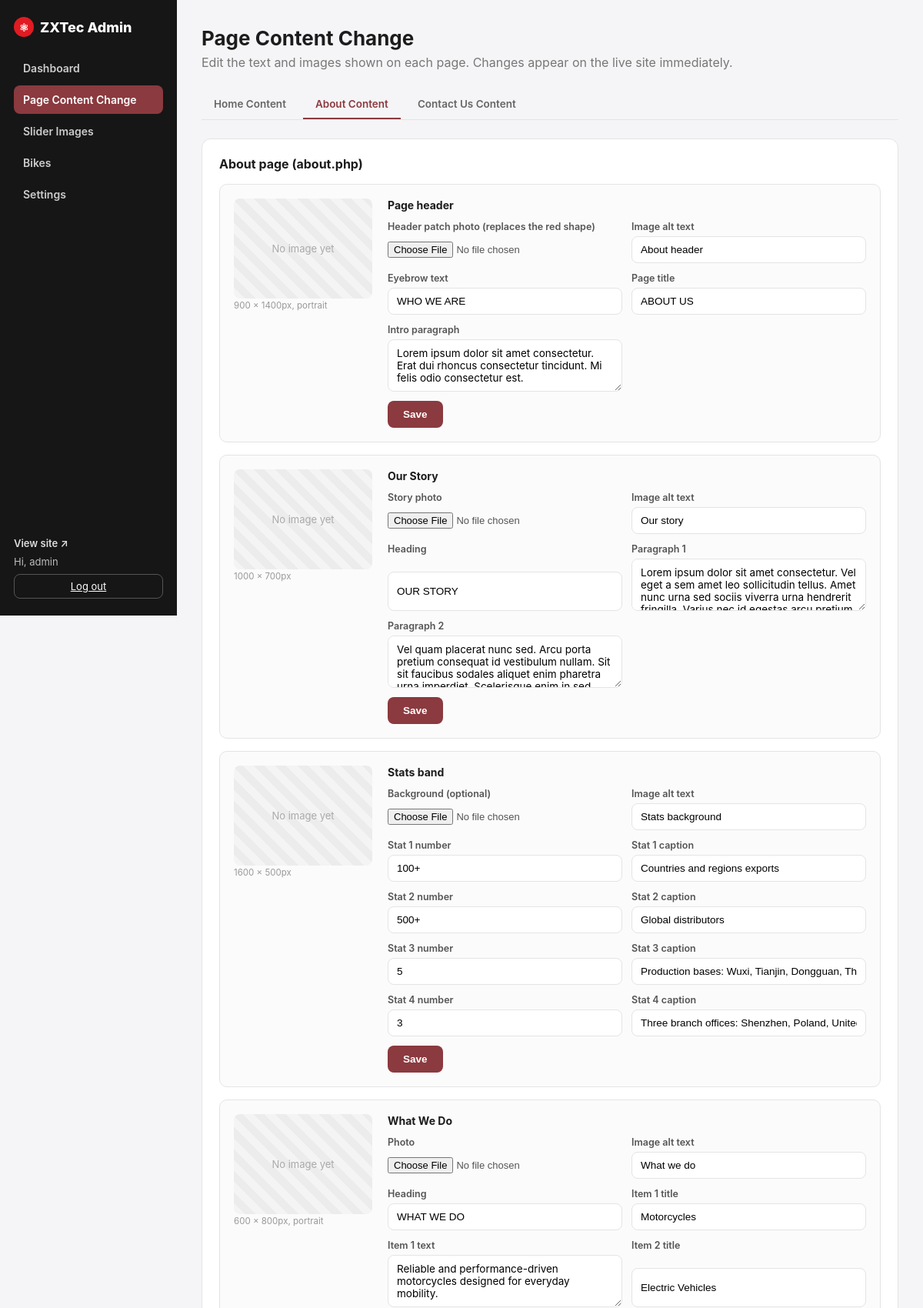
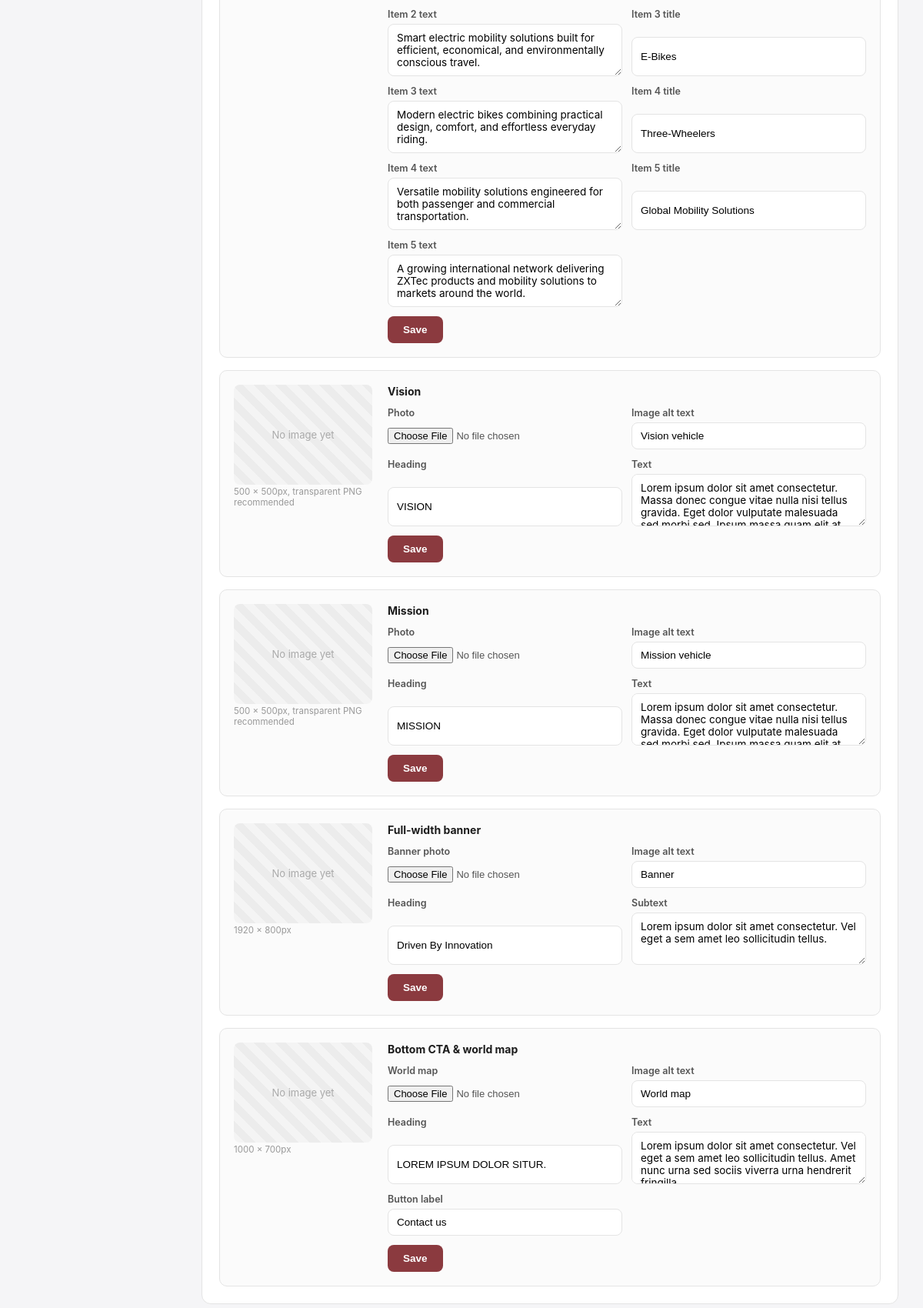
/admin/content.php?page=about (signed in), run on the app's committed database (2 pictures, top to bottom).
### tables this page shows
CREATE TABLE IF NOT EXISTS images (
    id INT AUTO_INCREMENT PRIMARY KEY,
    slot VARCHAR(64) NOT NULL UNIQUE,    
    label VARCHAR(128) NOT NULL,         
    filename VARCHAR(255) DEFAULT NULL,  
    alt_text VARCHAR(255) DEFAULT '',
    updated_at TIMESTAMP DEFAULT CURRENT_TIMESTAMP ON UPDATE CURRENT_TIMESTAMP
);

### includes/db.php (called while the page is built, shortened)
<?php
function db(): PDO
{
    static $pdo = null;
    if ($pdo === null) {
        if (DB_SOCKET !== '') {
            $dsn = 'mysql:unix_socket=' . DB_SOCKET . ';dbname=' . DB_NAME . ';charset=utf8mb4';
        } else {
            $dsn = 'mysql:host=' . DB_HOST . ';port=' . DB_PORT . ';dbname=' . DB_NAME . ';charset=utf8mb4';
        }
        $pdo = new PDO($dsn, DB_USER, DB_PASS, [
            PDO::ATTR_ERRMODE            => PDO::ERRMODE_EXCEPTION,
            PDO::ATTR_DEFAULT_FETCH_MODE => PDO::FETCH_ASSOC,
            PDO::ATTR_EMULATE_PREPARES   => false,
        ]);
    }
    return $pdo;
}
function all_images(): array
{
    $rows = db()->query('SELECT * FROM images ORDER BY id')->fetchAll();
    $out = [];
    foreach ($rows as $r) {
        $out[$r['slot']] = $r;
    }
    return $out;
}
function e(?string $s): string
{
    return htmlspecialchars((string) $s, ENT_QUOTES, 'UTF-8');
}
function all_content(): array
{
    $rows = db()->query('SELECT * FROM content')->fetchAll();
    $out = [];
    foreach ($rows as $r) {
        $out[$r['content_key']] = $r['content_value'];
    }
    return $out;
}

### admin/auth.php (called while the page is built, shortened)
<?php
require_once __DIR__ . '/../includes/db.php';
function current_admin(): ?array
{
    return $_SESSION['admin'] ?? null;
}

### admin/content.php (the view, shortened to what this page needs)
<?php
require_once __DIR__ . '/layout.php';
$sections = content_field_sections();
$contentValues = all_content();
$images = all_images();
$pageTabs = [
    'home'    => 'Home Content',
    'about'   => 'About Content',
    'contact' => 'Contact Us Content',
];
$activePage = $_GET['page'] ?? 'home';
$visibleSections = array_filter($sections, static fn($s) => ($s['page'] ?? 'home') === $activePage);
$formAction = 'content.php?page=' . e($activePage);
admin_header('content', 'Page Content Change');
?>
<p class="admin-lead">Edit the text and images shown on each page. Changes appear on the live site immediately.</p>
<div class="tab-nav">
    <?php foreach ($pageTabs as $key => $label): ?>
        <a href="content.php?page=<?= e($key) ?>" class="<?= $key === $activePage ? 'is-active' : '' ?>"><?= e($label) ?></a>
    <?php endforeach; ?>
</div>
<?php foreach ($visibleSections as $section): ?>
    <div class="card">
        <h3><?= e($section['title']) ?></h3>
        <?php if (!empty($section['groups'])): ?>
            <div class="content-groups">
                <?php foreach ($section['groups'] as $group):
                    $img = null;
                    if (!empty($group['image'])) {
                        $img = $images[$group['image']['slot']] ?? null;
                    }
                ?>
                    <div class="content-group">
                        <?php if (!empty($group['image'])): ?>
                            <div class="content-group-media">
                                <div class="preview">
                                    <?php if ($img && $img['filename']): ?>
                                        <img src="<?= e(UPLOAD_URL . '/' . rawurlencode($img['filename'])) ?>" alt="<?= e($img['alt_text'] ?? '') ?>">
                                    <?php else: ?>
                                        <div class="preview-empty">No image yet</div>
                                    <?php endif; ?>
                                </div>
                                <?php if (!empty($group['image']['size'])): ?><p class="size-hint"><?= e($group['image']['size']) ?></p><?php endif; ?>
                            </div>
                        <?php endif; ?>
                        <form method="post" action="<?= $formAction ?>" enctype="multipart/form-data" class="content-group-body">
                            <h4><?= e($group['title']) ?></h4>
                            <?php if (!empty($group['image'])): $slot = $group['image']['slot']; ?>
                                <div class="content-group-fields">
                                    <label class="field"><?= e($group['image']['label']) ?>
                                        <input type="file" name="image" accept="image/*">
                                    </label>
                                    <label class="field">Image alt text
                                        <input type="text" name="alt_text" value="<?= e($img['alt_text'] ?? '') ?>">
                                    </label>
                                </div>
                            <?php endif; ?>
                            <div class="content-group-fields">
                                <?php foreach ($group['fields'] as $key => $meta): ?>
                                    <label class="field">
                                        <?= e($meta['label']) ?>
                                        <?php if ($meta['type'] === 'textarea'): ?>
                                            <textarea name="<?= e($key) ?>" rows="3"><?= e($contentValues[$key] ?? '') ?></textarea>
                                        <?php else: ?>
                                            <input type="text" name="<?= e($key) ?>" value="<?= e($contentValues[$key] ?? '') ?>">
                                        <?php endif; ?>
                                    </label>
                                <?php endforeach; ?>
                            </div>
                            <div class="image-actions">
                                <button type="submit" class="btn-primary">Save</button>
                            </div>
                        </form>
                    </div>
                <?php endforeach; ?>
            </div>
        <?php endif; ?>
    </div>
<?php endforeach; ?>
<?php
admin_footer();

### admin/layout.php (shortened to what this page needs)
<?php
require_once __DIR__ . '/auth.php';
function admin_header(string $active, string $title): void
{
    ?>
<!DOCTYPE html>
<html lang="en">
<head>
<link rel="stylesheet" href="admin.css">
</head>
<body>
<div class="admin-shell">
    <aside class="admin-side">
        <div class="admin-brand"><span class="brand-mark">&#9883;</span> ZXTec Admin</div>
        <nav class="admin-nav">
            <?php foreach (ADMIN_NAV as $key => $item): ?>
                <a href="<?= e($item['href']) ?>" class="<?= $key === $active ? 'is-active' : '' ?>"><?= e($item['label']) ?></a>
            <?php endforeach; ?>
        </nav>
        <div class="admin-side-foot">
            <a href="../index.php" target="_blank" class="link">View site &nearr;</a>
            <span class="who">Hi, <?= e(current_admin()['username']) ?></span>
            <a href="logout.php" class="btn-ghost">Log out</a>
        </div>
    </aside>
    <main class="admin-main">
        <h1><?= e($title) ?></h1>
    <?php
}
function admin_footer(): void
{
    ?>
    </main>
</div>
</body>
</html>
    <?php
}

### admin/admin.css (style rules this page uses)
:root { --maroon: #8B3A3F; --red: #E11B22; --ink: #161616; --line: #e4e4e4; --bg: #f5f5f7; }
* { box-sizing: border-box; }
body { margin: 0; font-family: "Inter", "Helvetica Neue", Arial, sans-serif; background: var(--bg); color: #1c1c1c; }
.brand-mark { display: inline-grid; place-items: center; width: 26px; height: 26px; border-radius: 50%; background: var(--red); color: #fff; font-size: 14px; vertical-align: middle; }
.admin-brand { font-weight: 800; font-size: 18px; display: flex; align-items: center; gap: 8px; }
.who { color: #bbb; }
.link { color: var(--maroon); text-decoration: none; font-weight: 600; }
.admin-shell { display: flex; min-height: 100vh; align-items: stretch; }
.admin-side { width: 230px; flex: 0 0 230px; background: var(--ink); color: #fff; display: flex; flex-direction: column; padding: 22px 18px; gap: 22px; position: sticky; top: 0; height: 100vh; }
.admin-side .admin-brand { color: #fff; }
.admin-nav { display: flex; flex-direction: column; gap: 4px; flex: 1; }
.admin-nav a { color: #ccc; text-decoration: none; padding: 10px 12px; border-radius: 8px; font-size: 14px; font-weight: 600; }
.admin-nav a.is-active { background: var(--maroon); color: #fff; }
.admin-side-foot { display: flex; flex-direction: column; gap: 8px; font-size: 13px; }
.admin-side-foot .link { color: #ddd; }
.admin-side-foot .btn-ghost { text-align: center; }
.admin-main { flex: 1; min-width: 0; padding: 34px 32px 70px; }
.admin-main h1 { font-size: 26px; margin: 0 0 6px; }
.admin-lead { color: #777; margin: 0 0 26px; }
.card { background: #fff; border: 1px solid var(--line); border-radius: 12px; padding: 22px; margin-bottom: 22px; }
.card h3 { margin: 0 0 16px; font-size: 16px; }
.card h4 { margin: 0; font-size: 13.5px; }
.field textarea { padding: 9px 11px; border: 1px solid var(--line); border-radius: 8px; font-size: 13.5px; font-family: inherit; resize: vertical; }
.size-hint { margin: -6px 0 0; font-size: 11.5px; color: #999; }
.content-groups { display: flex; flex-direction: column; gap: 16px; }
.content-group { display: flex; gap: 20px; border: 1px solid var(--line); border-radius: 10px; padding: 18px; background: #fbfbfb; }
.content-group-media { flex: 0 0 180px; display: flex; flex-direction: column; gap: 8px; }
.content-group-media .preview { background: repeating-linear-gradient(45deg,#f4f4f4,#f4f4f4 10px,#ececec 10px,#ececec 20px); border-radius: 8px; min-height: 130px; display: grid; place-items: center; overflow: hidden; }
.content-group-body { flex: 1; min-width: 0; display: flex; flex-direction: column; gap: 12px; }
.content-group-body h4 { margin: 0; font-size: 14px; }
.content-group-fields { display: grid; grid-template-columns: repeat(auto-fill, minmax(200px, 1fr)); gap: 12px; }
.tab-nav { display: flex; gap: 6px; border-bottom: 1px solid var(--line); margin-bottom: 24px; }
.tab-nav a { color: #666; text-decoration: none; font-weight: 600; font-size: 13.5px; padding: 10px 16px; border-bottom: 2px solid transparent; }
.tab-nav a.is-active { color: var(--maroon); border-bottom-color: var(--maroon); }
.preview { background: repeating-linear-gradient(45deg,#f4f4f4,#f4f4f4 10px,#ececec 10px,#ececec 20px); border-radius: 8px; min-height: 150px; display: grid; place-items: center; overflow: hidden; }
.preview-empty { color: #aaa; font-size: 13px; }
.field { display: grid; gap: 5px; font-size: 12.5px; font-weight: 600; color: #555; }
.field input[type=text] { padding: 9px 11px; border: 1px solid var(--line); border-radius: 8px; font-size: 13.5px; }
.field input[type=file] { font-size: 13px; }
.image-actions { display: flex; gap: 10px; }
.btn-primary { background: var(--maroon); color: #fff; border: 0; padding: 10px 20px; border-radius: 8px; font-weight: 600; font-size: 13.5px; cursor: pointer; }
.btn-ghost { border: 1px solid #555; color: #fff; padding: 7px 15px; border-radius: 8px; font-size: 13px; }

### data on the page
images: alt_text "About header"
images: alt_text "Our story"
images: alt_text "Stats background"
images: alt_text "What we do"
images: alt_text "Vision vehicle"
images: alt_text "Mission vehicle"
images: alt_text "Banner"
images: alt_text "World map"

### other printed values
$item['label'] "Dashboard"
$item['label'] "Page Content Change"
$item['label'] "Slider Images"
$item['label'] "Bikes"
$item['label'] "Settings"
current_admin()['username'] "admin"
$title "Page Content Change"
$label "Home Content"
$label "About Content"
$label "Contact Us Content"
$section['title'] "About page (about.php)"
$group['image']['size'] "900 × 1400px, portrait"
$group['title'] "Page header"
$group['image']['label'] "Header patch photo (replaces the red shape)"
$meta['label'] "Eyebrow text"
